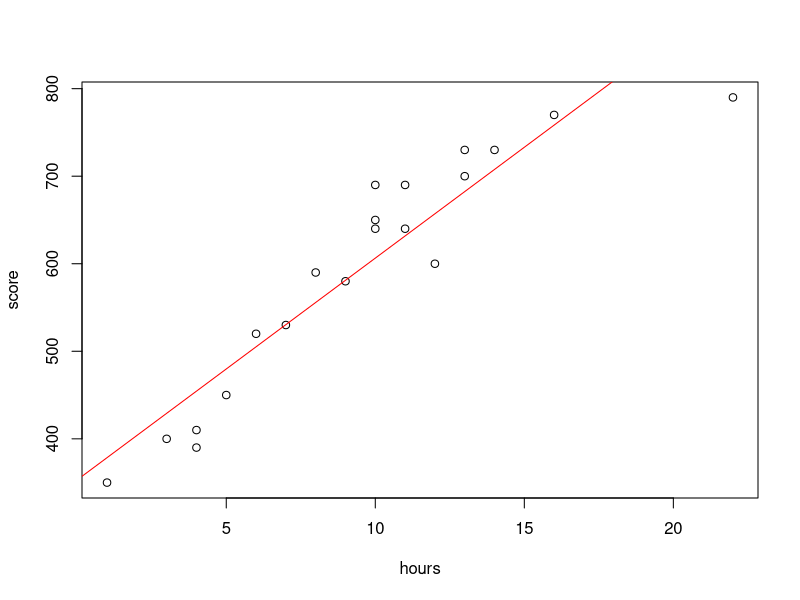

Here is the R script that generated this plot:
hours = c(4,9,10,14,4,7,12,22,1,3,8,11,5,6,10,11,16,13,13,10) 
score = c(390,580,650,730,410,530,600,790,350,400,590,640,450,520,690,690,770,700,730,640)

#0.9336055: Yes (Good)
cor(hours,score)

#Linear model: Multiple R-Squared is High (Good)
model = lm(score ~ hours)

plot(hours,score)
abline(model, col="red")

#Summary: 0.8716
summary(model)

#predict.lm(model, 15); 15 hours is..
353.16 + 25.33 * 15 #733.11; intercept + slope * <hours>
